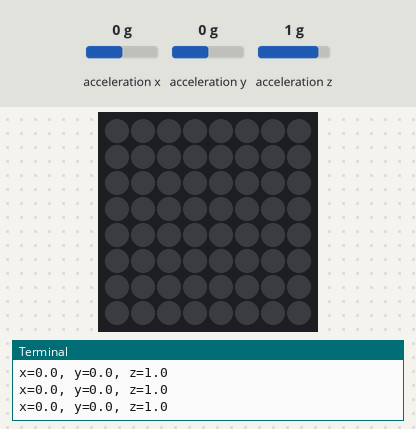
Recording of a program running on a simulated Raspberry Pi (BCM pin numbers) with a Sense HAT. Shown: the Sense HAT's 8×8 RGB LED matrix, the last lines printed to the terminal. The inputs (shaded band) are chosen by the test bench; at power-on: acceleration x 0 g, acceleration y 0 g, acceleration z 1 g.

Above: at 1.2 s.
1.3 s: acceleration x set to -1.4 g
At 2.3 s:
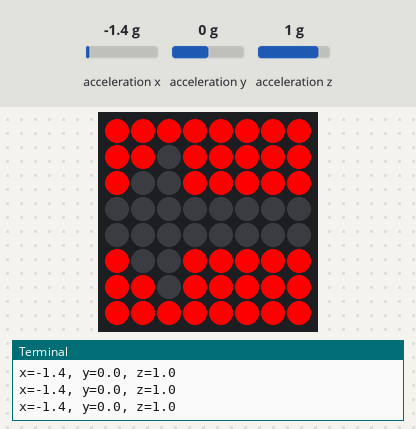
2.8 s: acceleration x set to -0.8 g
At 3.5 s:
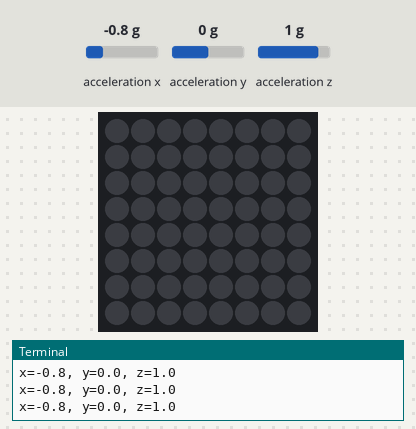
4.3 s: acceleration y set to -1.4 g
At 4.6 s:
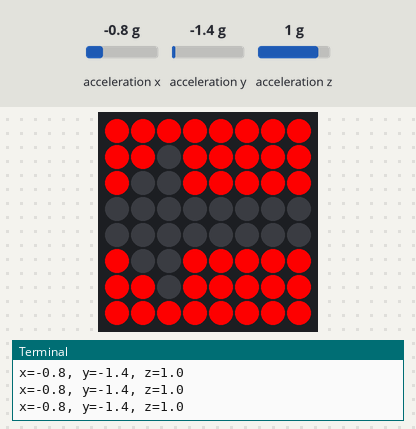
Timing chart, 0 to 7.3 s (numbered marks = the images above; inputs shaded):
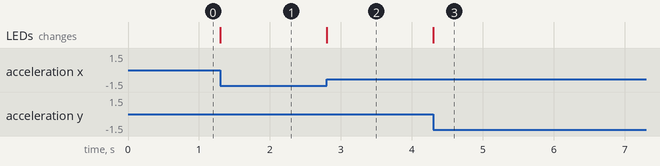

Measured:
- after the input at 1.3 s, the LEDs: change at once (image 1)
- after the input at 2.8 s, the LEDs: change at once (image 2)
- after the input at 4.3 s, the LEDs: change at once (image 3)

The program:

sh-accelerometer-warning.py
```python
from sense_hat import SenseHat

sense = SenseHat()

# inicializa variables de color
r = (255, 0, 0)
k = (0, 0, 0)
# Set up where each colour will display
warning_screen = [
    r, r, r, r, r, r, r, r,
    r, r, k, r, r, r, r, r,
    r, k, k, r, r, r, r, r,
    k, k, k, k, k, k, k, k,
    k, k, k, k, k, k, k, k,
    r, k, k, r, r, r, r, r,
    r, r, k, r, r, r, r, r,
    r, r, r, r, r, r, r, r
]

#Setup Warning Limit
warning_g = 1.0

while True:
    acceleration = sense.get_accelerometer_raw()
    x = acceleration['x']
    y = acceleration['y']
    z = acceleration['z']

    x = round(x, 1)
    y = round(y, 1)
    z = round(z, 1)

    # Prints to screen
    print("x={0}, y={1}, z={2}".format(x, y, z))

    if abs(x) > warning_g or abs(y) > warning_g or abs(z) > warning_g:
        # prints to SenseHat LED Matrix
        sense.set_pixels(warning_screen)
        # Update the rotation of the display depending on which way up the Sense HAT is
        if x == -1:
            sense.set_rotation(180)
        elif y == 1:
            sense.set_rotation(90)
        elif y == -1:
            sense.set_rotation(270)
        else:
            sense.set_rotation(0)
    else:
        sense.clear()
```
